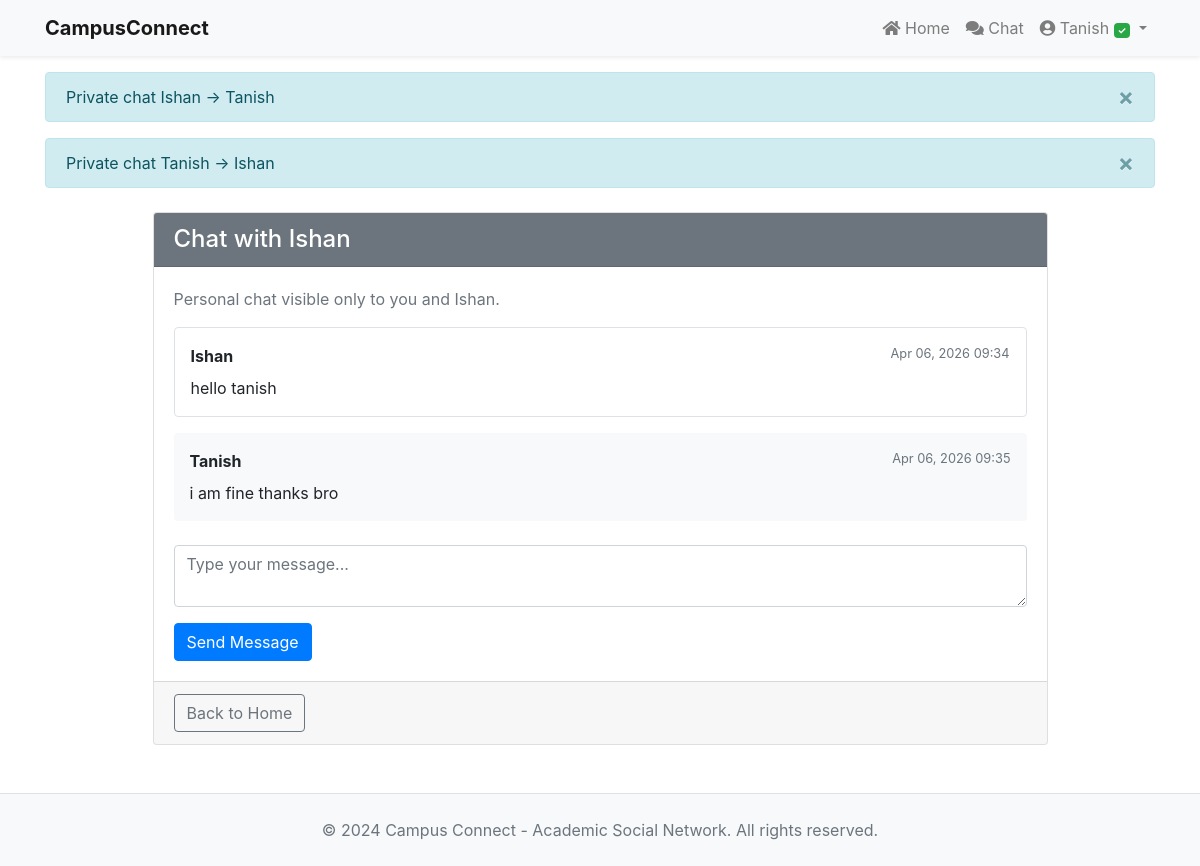
The app's page /chat/Ishan/ (signed in) with its own data.
### accounts/models.py (models this page shows, shortened)
class User(AbstractUser):
    role = models.CharField(
        max_length=20,
        choices=ROLE_CHOICES,
        default='student',
        help_text='User role determining permissions and capabilities'
    )
    is_verified = models.BooleanField(
        default=False,
        help_text='Whether the user has verified their college email'
    )
    class Meta:
        ordering = ['-date_joined']
    def is_admin(self):
        return self.role == 'admin'
    def is_moderator(self):
        return self.role in ['moderator', 'admin']

class ChatMessage(models.Model):
    sender = models.ForeignKey(settings.AUTH_USER_MODEL, on_delete=models.CASCADE, related_name='sent_messages')
    recipient = models.ForeignKey(settings.AUTH_USER_MODEL, on_delete=models.CASCADE, related_name='received_messages', null=True, blank=True)
    message = models.TextField()
    created_at = models.DateTimeField(auto_now_add=True)
    is_common = models.BooleanField(default=False)
    class Meta:
        ordering = ['created_at']
    def __str__(self):
        if self.is_common:
            return f"Common chat by {self.sender.username}: {self.message[:30]}"
        return f"Private chat {self.sender.username} -> {self.recipient.username if self.recipient else 'None'}"

### accounts/views.py (the view)
# urls.py: path('chat/<str:username>/', views.personal_chat, name='personal_chat'),
@login_required
def personal_chat(request, username):
    other_user = get_object_or_404(User, username=username)
    messages = ChatMessage.objects.filter(
        is_common=False,
    ).filter(
        Q(sender=request.user, recipient=other_user) | Q(sender=other_user, recipient=request.user)
    ).select_related('sender', 'recipient').order_by('created_at')
    if request.method == 'POST':
        form = ChatMessageForm(request.POST)
        if form.is_valid():
            chat = form.save(commit=False)
            chat.sender = request.user
            chat.recipient = other_user
            chat.is_common = False
            chat.save()
            return redirect('personal_chat', username=username)
    else:
        form = ChatMessageForm()
    return render(request, 'accounts/personal_chat.html', {
        'messages': messages,
        'form': form,
        'other_user': other_user,
    })

### accounts/forms.py
class ChatMessageForm(forms.ModelForm):
    class Meta:
        model = ChatMessage
        fields = ['message']
        widgets = {
            'message': forms.Textarea(attrs={'class': 'form-control', 'rows': 2, 'placeholder': 'Type your message...'}),
        }

### accounts/templates/accounts/personal_chat.html (shortened to what this page needs)
{% extends "accounts/layout.html" %}
{% block body %}
<div class="container mt-4">
    <div class="row justify-content-center">
        <div class="col-lg-10">
            <div class="card">
                <div class="card-header bg-secondary text-white">
                    <h4 class="mb-0">Chat with {{ other_user.username }}</h4>
                </div>
                <div class="card-body">
                    <p class="text-muted">Personal chat visible only to you and {{ other_user.username }}.</p>
                    {% if messages %}
                        <div class="mb-4">
                            {% for message in messages %}
                                <div class="mb-3 p-3 rounded {% if message.sender == request.user %}bg-light{% else %}bg-white border{% endif %}">
                                    <div class="d-flex justify-content-between mb-2">
                                        <strong>{{ message.sender.username }}</strong>
                                        <small class="text-muted">{{ message.created_at|date:'M d, Y H:i' }}</small>
                                    </div>
                                    <div>{{ message.message|linebreaksbr }}</div>
                                </div>
                            {% endfor %}
                        </div>
                    {% else %}
                        <p class="text-muted">No messages yet. Start the conversation.</p>
                    {% endif %}
                    <form method="post" action="{% url 'personal_chat' other_user.username %}">
                        <div class="mb-3">
                            {{ form.message }}
                        </div>
                        <button class="btn btn-primary">Send Message</button>
                    </form>
                </div>
                <div class="card-footer text-end">
                    <a href="{% url 'index' %}" class="btn btn-outline-secondary">Back to Home</a>
                </div>
            </div>
        </div>
    </div>
</div>
{% endblock %}

### accounts/templates/accounts/layout.html (shortened to what this page needs)
{% load static %}
<!DOCTYPE html>
<html lang="en">
<head>
    <link rel="stylesheet" href="https://stackpath.bootstrapcdn.com/bootstrap/4.4.1/css/bootstrap.min.css"
>
    <link rel="stylesheet" href="https://cdnjs.cloudflare.com/ajax/libs/font-awesome/5.15.4/css/all.min.css">
</head>
<body>
    <nav class="navbar navbar-expand-lg navbar-light bg-light shadow-sm">
        <div class="container">
            <a href="{% url 'index' %}" class="navbar-brand">
                <strong>CampusConnect</strong>
            </a>
            <div class="collapse navbar-collapse" id="navbarNav">
                <ul class="navbar-nav ml-auto">
                    <li class="nav-item">
                        <a href="{% url 'index' %}" class="nav-link">
                            <i class="fas fa-home"></i> Home
                        </a>
                    </li>
                    {% if user.is_authenticated %}
                        <li class="nav-item">
                            <a href="{% url 'common_chat' %}" class="nav-link">
                                <i class="fas fa-comments"></i> Chat
                            </a>
                        </li>
                        <li class="nav-item dropdown">
                            <a href="#" class="nav-link dropdown-toggle" role="button" data-toggle="dropdown">
                                <i class="fas fa-user-circle"></i> {{ user.username }}
                                {% if user.is_verified %}
                                <span class="badge badge-success" style="font-size: 10px;">✓</span>
                                {% endif %}
                            </a>
                        </li>
                    {% endif %}
                </ul>
            </div>
        </div>
    </nav>
    {% if messages %}
    <div class="container mt-3">
        {% for message in messages %}
        <div class="alert alert-{{ message.tags|default:'info' }} alert-dismissible fade show" role="alert">
            {{ message }}
            <button type="button" class="close" data-dismiss="alert">
                <span>&times;</span>
            </button>
        </div>
        {% endfor %}
    </div>
    {% endif %}
    <main class="container mt-4">
        {% block body %}{% endblock %}
    </main>
    <footer class="bg-light py-4 mt-5 border-top">
        <div class="container text-center text-muted">
            <p class="mb-0">&copy; 2024 Campus Connect - Academic Social Network. All rights reserved.</p>
        </div>
    </footer>
</body>
</html>

### records on screen
User: username "Tanish"
ChatMessage: is_common+sender+recipient "Private chat Ishan -> Tanish", sender.username "Ishan", created_at "Apr 06, 2026 09:34", message "hello tanish"
ChatMessage: is_common+sender+recipient "Private chat Tanish -> Ishan", sender.username "Tanish", created_at "Apr 06, 2026 09:35", message "i am fine thanks bro"
User: username "Ishan"
